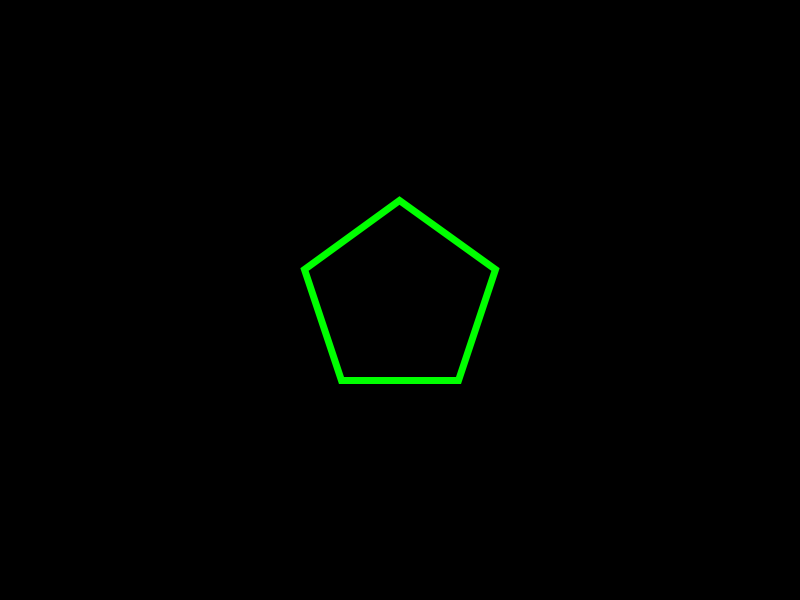
Frame 1 (no input)
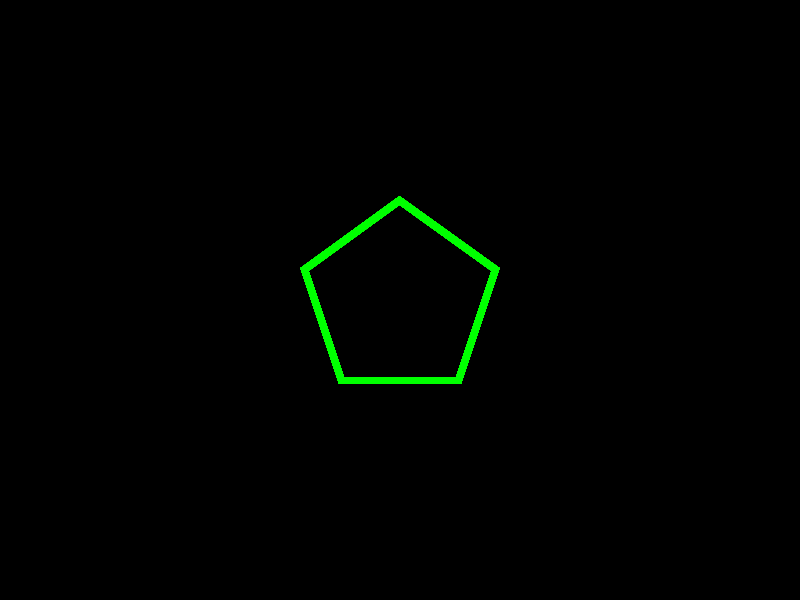
Frame 60 (the mouse pressed at the canvas centre just before this capture)
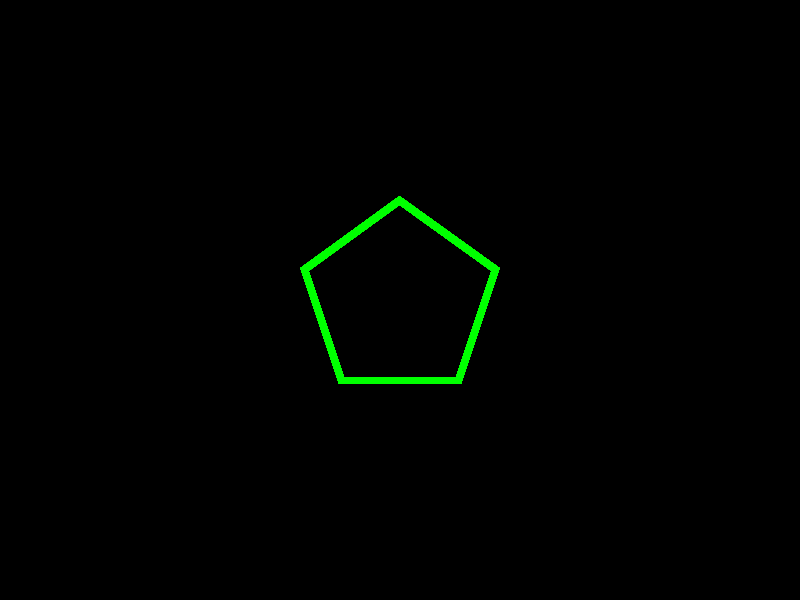
Frame 120 (the mouse held since frame 60 and released just before this capture)

The Processing sketch that drew these frames (run headless with seeded random() and noise(); from frame 60 on, the mouse is pressed at the canvas centre):

// Processing sketch: StarStart
// ── StarStart.pde
void setup()
{
  size(800, 600);
  background(0);
}

void draw()
{
  star();
}

void star()
{
  noFill();
  stroke(0,255,0);
  strokeWeight(7);
  
  pushMatrix();
  translate(width/2,height/2);
  rotate(-PI/2);
  beginShape();
  for(float theta = 0; theta < 2 * PI; theta += 2 * PI / 5 )
  {
      float x = 100 * cos(theta);
      float y = 100 * sin(theta);
      vertex(x,y);
  }
  endShape(CLOSE);
  popMatrix();
  
}
